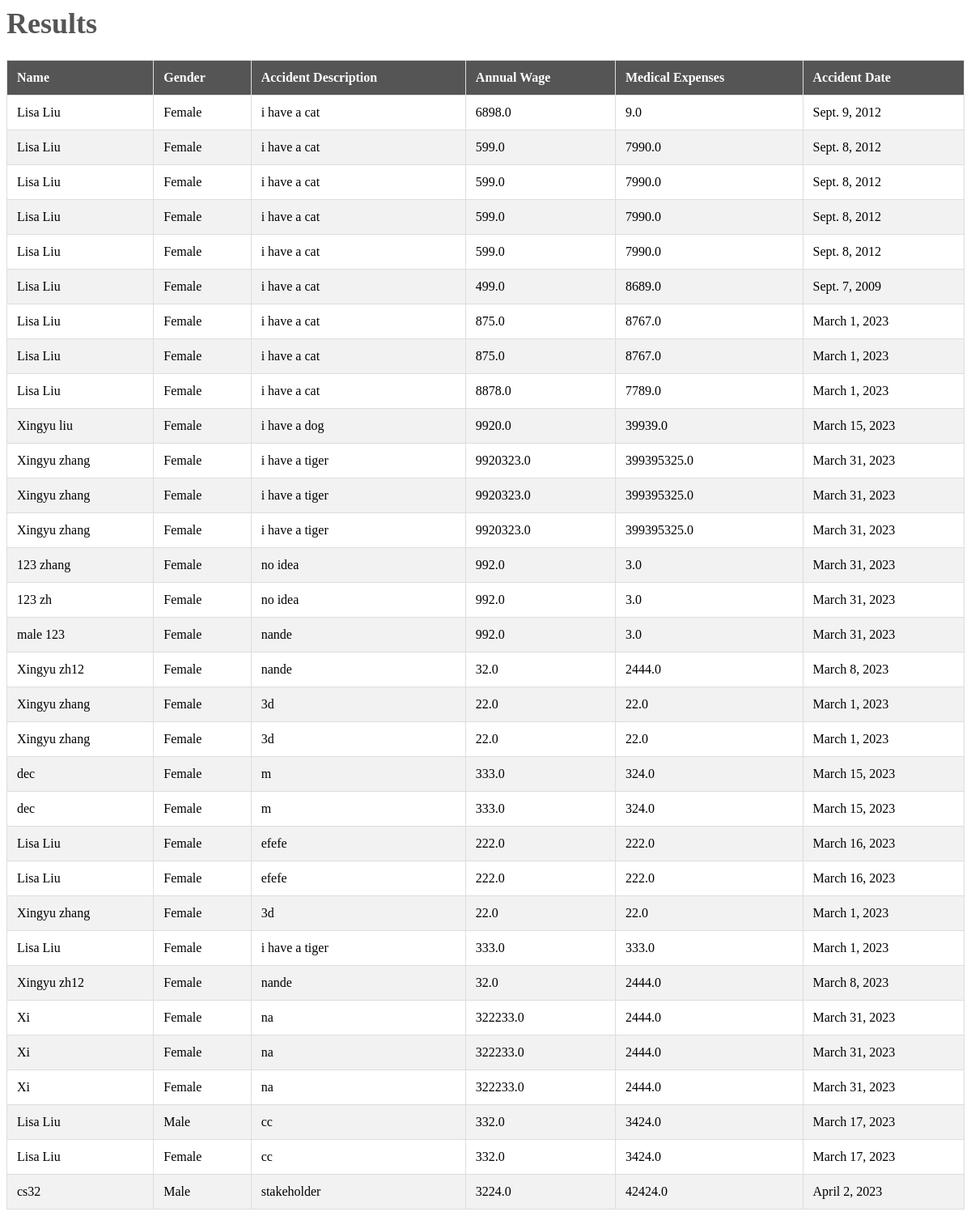
The app's page /results/, older data.
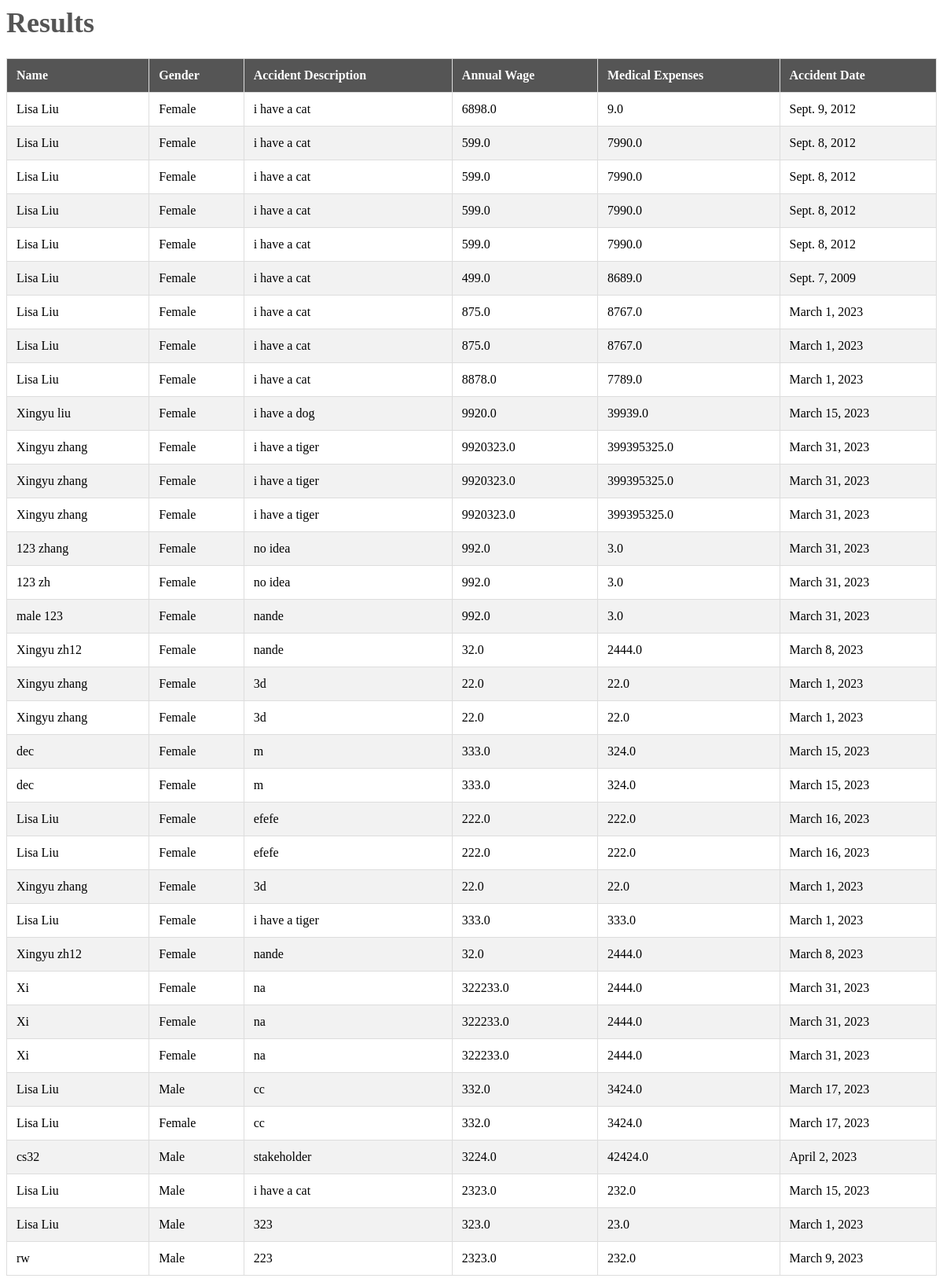
The same page, newer data.
### testapp/models.py (models this page shows)
class Accident(models.Model):
    name = models.CharField(max_length=100)
    GENDER_CHOICES = (
    (0, 'Male'),
    (1, 'Female'),
    )
    gender = models.IntegerField(choices=GENDER_CHOICES)
    description = models.CharField(max_length=100)
    annual_wage = models.FloatField()
    medical_expenses = models.FloatField()
    accident_date = models.DateField()
    class Meta:
        app_label = 'testapp'

### testapp/views.py (the view)
# urls.py: path('results/', views.results, name='results'),
def results(request):
    accidents = Accident.objects.all()
    return render(request, 'testapp/results.html', {'accidents': accidents})

### testapp/templates/testapp/results.html (shortened to what this page needs)
{% block content %}
<h1>Results</h1>
<table>
  <thead>
  <tr>
    <th>Name</th>
    <th>Gender</th>
    <th>Accident Description</th>
    <th>Annual Wage</th>
    <th>Medical Expenses</th>
    <th>Accident Date</th>
  </tr>
  </thead>
  <tbody>
  {% for accident in accidents %}
  <tr>
    <td>{{ accident.name }}</td>
    <td>{% if accident.gender == False %}Male{% else %}Female{% endif %}</td>
    <td>{{ accident.description }}</td>
    <td>{{ accident.annual_wage }}</td>
    <td>{{ accident.medical_expenses }}</td>
    <td>{{ accident.accident_date }}</td>
  </tr>
  {% endfor %}
  </tbody>
</table>
{% endblock %}

### testapp/templates/testapp/results.html (style rules this page uses)
table { border-collapse: collapse; width: 100%; }
th { background-color: #555; color: white; font-weight: bold; padding: 12px; text-align: left; border: 1px solid #ddd; }
td { padding: 12px; border: 1px solid #ddd; }
tr:nth-child(even) { background-color: #f2f2f2; }
h1 { color: #555; font-size: 36px; margin-bottom: 24px; }

Row changes from the older to the newer data that the page shows:
added Accident: name "Lisa Liu", gender "Male", description "i have a cat", annual_wage "2323.0", medical_expenses "232.0", accident_date "March 15, 2023"
added Accident: name "Lisa Liu", gender "Male", description "323", annual_wage "323.0", medical_expenses "23.0", accident_date "March 1, 2023"
added Accident: name "rw", gender "Male", description "223", annual_wage "2323.0", medical_expenses "232.0", accident_date "March 9, 2023"
